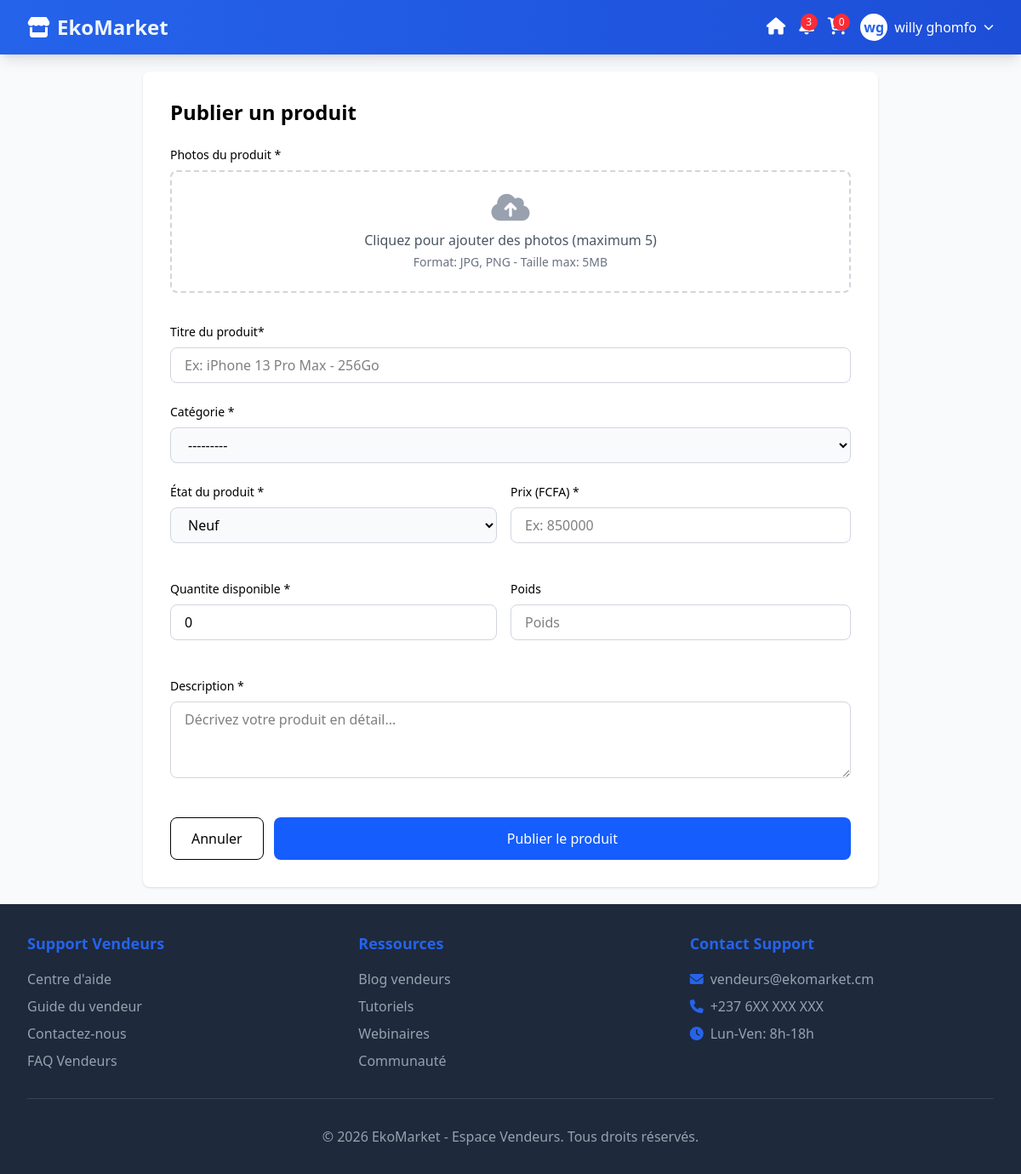
The app's page /ajouter/ (signed in) with its own data.
### users/models.py (models this page shows, shortened)
class Utilisateur(AbstractUser):
    USER_TYPE_CHOICES = [
        ('ACHETEUR', 'Acheteur'),
        ('VENDEUR', 'Vendeur'),
        ('ADMIN', 'Administrateur'),
    ]
    username = models.CharField(max_length=255,default=None, unique=True, verbose_name="Username")
    email = models.EmailField(unique=True, verbose_name="Email")
    type_utilisateur = models.CharField(
        max_length=10,
        choices=USER_TYPE_CHOICES,
        default='ACHETEUR',
        verbose_name="Type d'utilisateur"
    )
    regex_telephone = RegexValidator(
        regex=r'^\+?237?[0-9]{9}$',
        message="Le numéro doit être au format: '+237XXXXXXXXX' ou '6XXXXXXXX'"
    )
    telephone = models.CharField(
        validators=[regex_telephone],
        max_length=15,
        blank=True,
        verbose_name="Téléphone"
    )
    adresse = models.TextField(blank=True, verbose_name="adresse")
    ville = models.CharField(max_length=100, blank=True, verbose_name="Ville")
    code_postal = models.CharField(max_length=100, blank=True, verbose_name="Code_postal")
    email_verified = models.BooleanField(default=False, verbose_name="Email vérifié")
    phone_verified = models.BooleanField(default=False, verbose_name="Téléphone vérifié")
    email_notifications = models.BooleanField(default=True, verbose_name="Notifications par email")
    sms_notifications = models.BooleanField(default=False, verbose_name="Notifications par SMS")
    created_at = models.DateTimeField(auto_now_add=True, verbose_name="Date de création")
    updated_at = models.DateTimeField(auto_now=True, verbose_name="Dernière modification")
    USERNAME_FIELD = 'email'
    REQUIRED_FIELDS = ['username']
    class Meta:
        verbose_name = "Utilisateur"
        verbose_name_plural = "Utilisateurs"
        ordering = ['-created_at']
    @property
    def est_vendeur(self):
        return self.type_utilisateur == 'VENDEUR'
    """
    Profil étendu de l'utilisateur
    Informations supplémentaires pour personnaliser l'expérience
    """
    avatar = models.ImageField(
        upload_to='avatars/',
        blank=True,
        null=True,
        verbose_name="Photo de profil"
    )
    bio = models.TextField(blank=True, max_length=500, verbose_name="Biographie")
    preferred_language = models.CharField(
        max_length=2,
        choices=[('fr', 'Français'), ('en', 'English')],
        default='fr',
        verbose_name="Langue préférée"
    )

### produits/models.py (models this page shows, shortened)
class Produit(models.Model):
    ETAT_CHOIX = [
        ('NEUF', 'Neuf'),
        ('BON', 'Bon'),
        ('USE', 'Use'),
    ]
    id = models.UUIDField(primary_key=True, default=uuid.uuid4, editable=False)
    boutique = models.ForeignKey(Boutique, on_delete=models.CASCADE, related_name='produits')
    nom = models.CharField(max_length=200, null=True, blank=True, verbose_name="Titre du produit")
    titre = models.CharField(max_length=200, null=False, verbose_name="Titre du produit")
    slug = models.SlugField(unique=True, blank=True)
    etat = models.CharField(max_length=10,  choices=ETAT_CHOIX,  default='Neuf', verbose_name="État du produit")
    description = models.TextField(verbose_name="Description")
    prix = models.DecimalField(max_digits=10, decimal_places=2, validators=[MinValueValidator(0)], verbose_name='Prix (FCFA)')
    categorie = models.ForeignKey(Categorie, on_delete=models.SET_NULL, null=True, related_name='produits', verbose_name='Catégorie')
    image_principale = models.ImageField(upload_to='produits/', blank=True, null=True)
    est_actif = models.BooleanField(default=True)
    stock = models.IntegerField(default=0, null=False, validators=[MinValueValidator(0)], verbose_name='Quantite disponible')
    poids = models.DecimalField(max_digits=5, decimal_places=2, blank=True, null=True, verbose_name='Poids')
    created_at = models.DateTimeField(auto_now_add=True)
    updated_at = models.DateTimeField(auto_now=True)
    class Meta:
        verbose_name = "Produit"
        verbose_name_plural = "Produits"
        ordering = ['-created_at']

### produits/views.py (the view)
# urls.py: path('ajouter/', views.ajouter_produit, name='ajouter_produit'),
@login_required
def ajouter_produit(request):
    if request.method == 'POST':
        print('heo')
        form = ProduitForm(request.POST)
        formset = ImageProduitFormSet(request.POST, request.FILES)
        if form.is_valid() and formset.is_valid():
            produit = form.save(commit=False)
            produit.boutique = request.user.boutique
            produit.save()
            instances = formset.save(commit=False)
            for instance in instances:
                instance.produit = produit
                instance.save()
            messages.success(
                request,
                'Produit publié avec succès!'
            )
            return redirect('catalogue')
        else:
            for field, errors in form.errors.items():
                for error in errors:
                    messages.error(request, f"{field}: {error}")
    else:
        form = ProduitForm()
        formset = ImageProduitFormSet()
    return render(request, 'produits/ajouter_produit.html', {'form': form, 'formset': formset})

### boutiques/models.py (called while the page is built)
    def __str__(self):
        return self.nom

### produits/templates/produits/ajouter_produit.html (shortened to what this page needs)
{% extends 'base_produits.html' %}
{% block content %}
<div class="container mx-auto my-5 px-4 max-w-4xl">
    <div class="bg-white rounded-lg shadow-sm p-6 md:p-8">
        <h2 class="text-2xl font-bold mb-6">Publier un produit</h2>
        <form id="productForm" class="space-y-6" method="POST">
            <div>
                <label class="block text-sm font-medium mb-2">Photos du produit *</label>
                <div class="border-2 border-dashed border-gray-300 rounded-lg p-6 text-center hover:border-blue-500 transition-colors cursor-pointer"
                    id="uploadArea">
                    <i class="fas fa-cloud-upload-alt text-4xl text-gray-400 mb-2"></i>
                    <p class="text-gray-600">Cliquez pour ajouter des photos (maximum 5)</p>
                    <p class="text-sm text-gray-500 mt-1">Format: JPG, PNG - Taille max: 5MB</p>
                </div>
            </div>
            <div>
                <label for="{{ form.titre.id_for_label }}" class="block text-sm font-medium mb-2">{{ form.titre.label }}*</label>
                {{ form.titre }}
            </div>
            <div>
                <label for="{{ form.categorie.id_for_label }}" class="block text-sm font-medium mb-2">{{ form.categorie.label }} *</label>
                {{ form.categorie }}
            </div>
            <div class="md:grid md:grid-cols-2 space-y-5 md:space-x-4">
                <div>
                    <label id="{{ form.etat.id_for_label }}" class="block text-sm font-medium mb-2">{{ form.etat.label }} *</label>
                    {{ form.etat }}
                </div>
                <div>
                    <label for="{{ form.prix.id_for_label }}" class="block text-sm font-medium mb-2">{{ form.prix.label }} *</label>
                    {{ form.prix }}
                </div>
            </div>
            <div class="md:grid md:grid-cols-2 space-y-5 md:space-x-4">
                <div>
                    <label for="{{ form.stock.id_for_label }}" class="block text-sm font-medium mb-2">{{ form.stock.label }} *</label>
                    {{ form.stock }}
                </div>
                <div>
                    <label for="{{ form.poids.id_for_label }}" class="block text-sm font-medium mb-2">{{ form.poids.label }}</label>
                    {{ form.poids }}
                </div>
            </div>
            <div>
                <label for="{{ form.description.id_for_label }}" class="block text-sm font-medium mb-2">{{ form.description.label }} *</label>
                {{ form.description }}
            </div>
            <div class="flex gap-3 pt-4">
                <button type="button" onclick="history.back()"
                    class="px-6 py-3 border rounded-lg hover:bg-gray-100">
                    Annuler
                </button>
                <button type="submit"
                    class="flex-1 py-3 bg-blue-600 text-white rounded-lg hover:bg-blue-700 font-medium">
                    Publier le produit
                </button>
            </div>
        </form>
    </div>
</div>
{% endblock %}

### produits/templates/base_produits.html (shortened to what this page needs)
<!DOCTYPE html>
<html lang="fr">
<head>
    <script src="https://cdn.jsdelivr.net/npm/@tailwindcss/browser@4"></script>
    <link rel="stylesheet" href="https://cdnjs.cloudflare.com/ajax/libs/font-awesome/6.4.0/css/all.min.css">
</head>
<body class="bg-gray-50 min-h-screen flex flex-col">
    <nav class="bg-gradient-to-r from-[var(--color-primary)] to-[var(--color-secondary)] shadow-lg sticky top-0 z-50">
        <div class="max-w-7xl mx-auto px-4 sm:px-6 lg:px-8">
            <div class="flex justify-between items-center h-16">
                <div class="flex items-center space-x-8">
                    <a href="/" class="flex items-center space-x-2">
                        <i class="fas fa-store text-white text-2xl"></i>
                        <span class="text-2xl font-bold text-[var(--color-light)]">EkoMarket</span>
                    </a>
                </div>
                <div class="hidden md:flex items-center space-x-4">
                    <div class="flex items-center gap-4">
                        <a href="{% url 'catalogue' %}" class="relative text-white hover:text-blue-600">
                            <i class="fas fa-home text-xl"></i>
                        </a>
                        <a href="#" class="relative text-white hover:text-[var(--color-primary)] transition">
                            <span class="absolute -top-1 -right-1 bg-red-500 text-white text-xs rounded-full w-5 h-5 flex items-center justify-center">3</span>
                        </a>
                        <a href="{% url 'panier' %}" class="relative text-white hover:text-blue-600 relative">
                            <span id="cartBadge" class="absolute -top-1 -right-1 bg-red-500 text-white text-xs rounded-full h-5 w-5 flex items-center justify-center">{{ articles_panier|length }}</span>
                        </a>
                    </div>
                    <div class="relative group">
                        <button class="flex items-center space-x-2 text-white hover:text-[var(--color-light)] transition">
                            <div class="w-8 h-8 bg-white rounded-full flex items-center justify-center text-[var(--color-primary)] font-bold">
                                {{ user.first_name.0 }}{{ user.last_name.0 }}
                            </div>
                            <span>{{ user.get_full_name }}</span>
                            <i class="fas fa-chevron-down text-xs"></i>
                        </button>
                    </div>
                </div>
            </div>
        </div>
    </nav>
    <main class="flex-grow">
        {% block content %}{% endblock %}
    </main>
    <footer class="bg-[var(--color-dark)] text-white mt-auto">
        <div class="max-w-7xl mx-auto px-4 sm:px-6 lg:px-8 py-8">
            <div class="grid grid-cols-1 md:grid-cols-3 gap-8">
                <div>
                    <h3 class="text-lg font-bold mb-4 text-[var(--color-primary)]">Support Vendeurs</h3>
                    <ul class="space-y-2 text-gray-400">
                        <li><a href="#" class="hover:text-[var(--color-primary)] transition">Centre d'aide</a></li>
                        <li><a href="#" class="hover:text-[var(--color-primary)] transition">Guide du vendeur</a></li>
                        <li><a href="#" class="hover:text-[var(--color-primary)] transition">Contactez-nous</a></li>
                        <li><a href="#" class="hover:text-[var(--color-primary)] transition">FAQ Vendeurs</a></li>
                    </ul>
                </div>
                <div>
                    <h4 class="text-lg font-bold mb-4 text-[var(--color-primary)]">Ressources</h4>
                    <ul class="space-y-2 text-gray-400">
                        <li><a href="#" class="hover:text-[var(--color-primary)] transition">Blog vendeurs</a></li>
                        <li><a href="#" class="hover:text-[var(--color-primary)] transition">Tutoriels</a></li>
                        <li><a href="#" class="hover:text-[var(--color-primary)] transition">Webinaires</a></li>
                        <li><a href="#" class="hover:text-[var(--color-primary)] transition">Communauté</a></li>
                    </ul>
                </div>
                <div>
                    <h4 class="text-lg font-bold mb-4 text-[var(--color-primary)]">Contact Support</h4>
                    <ul class="space-y-2 text-gray-400">
                        <li><i class="fas fa-envelope mr-2 text-[var(--color-primary)]"></i>vendeurs@ekomarket.cm</li>
                        <li><i class="fas fa-phone mr-2 text-[var(--color-primary)]"></i>+237 6XX XXX XXX</li>
                        <li><i class="fas fa-clock mr-2 text-[var(--color-primary)]"></i>Lun-Ven: 8h-18h</li>
                    </ul>
                </div>
            </div>
            <div class="border-t border-gray-700 mt-8 pt-8 text-center text-gray-400">
                <p>&copy; 2026 EkoMarket - Espace Vendeurs. Tous droits réservés.</p>
            </div>
        </div>
    </footer>
</body>
</html>

### produits/templates/base_produits.html (style rules this page uses)
:root { --color-primary: #2563EB; --color-secondary: #1D4ED8; --color-accent: #3B82F6; --color-dark: #1E293B; --color-light: #EFF6FF; }

### records on screen
Utilisateur: first_name.0 "w", last_name.0 "g", get_full_name "willy ghomfo"

### other values on screen
{{ articles_panier|length }} "0"
